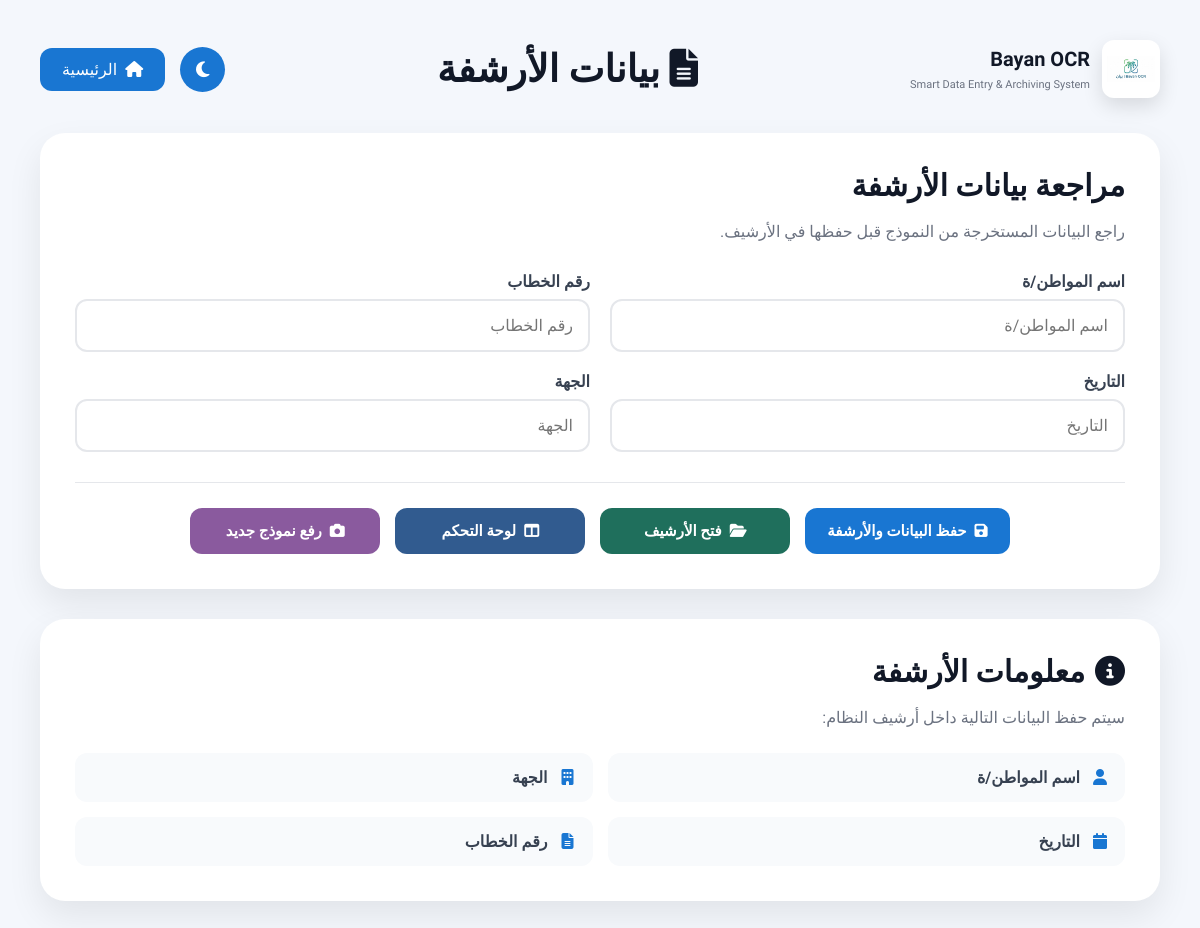
The app's page /result?id=39, older data.
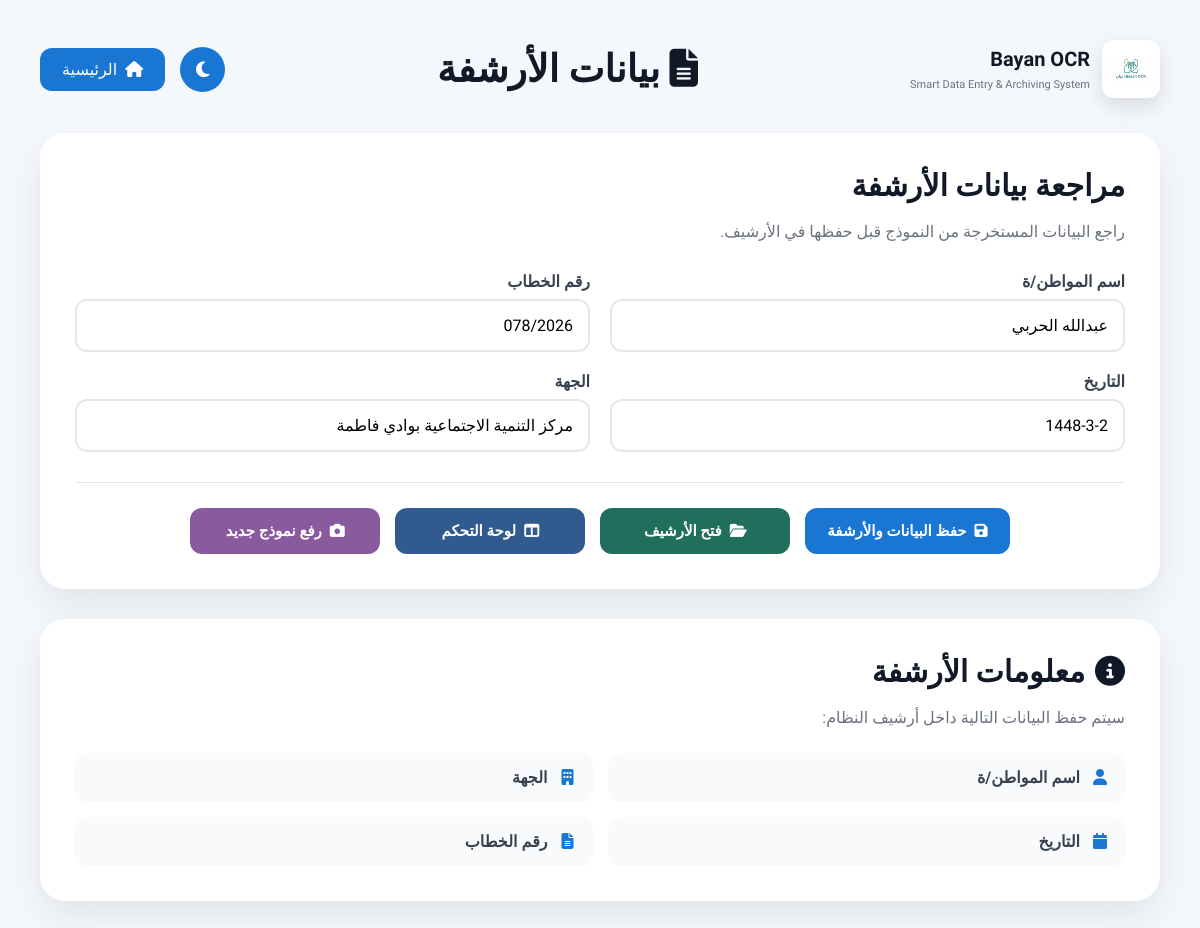
The same page, newer data.
### tables this page shows
CREATE TABLE archive(

        id INTEGER PRIMARY KEY AUTOINCREMENT,

        client_name TEXT,

        identity_number TEXT,

        phone TEXT,

        letter_number TEXT,

        archive_number TEXT,

        date TEXT,

        organization TEXT,

        assistance_type TEXT,

        created_at TIMESTAMP DEFAULT CURRENT_TIMESTAMP

    );

### app.py (the view)
@app.route("/result")
def result():
    record_id = request.args.get("id")
    record = None
    if record_id:
        record = get_record(
            record_id
        )
    return render_template(
    "result.html",
    data=record,
    image=request.args.get("image")
)

### database.py (called while the page is built)
def get_connection():
    conn = sqlite3.connect(DATABASE)
    conn.row_factory = sqlite3.Row
    return conn

def get_record(record_id):
    conn = get_connection()
    cursor = conn.cursor()
    cursor.execute("""
        SELECT *
        FROM archive
        WHERE id = ?
    """, (record_id,))
    row = cursor.fetchone()
    conn.close()
    return row

### templates/result.html (shortened to what this page needs)
<!DOCTYPE html>
<html lang="ar" dir="rtl">
<head>
<link rel="stylesheet"
      href="{{ url_for('static', filename='css/responsive.css') }}">
    <link rel="stylesheet"
          href="{{ url_for('static', filename='css/result.css') }}">
    <link rel="stylesheet"
          href="https://cdnjs.cloudflare.com/ajax/libs/font-awesome/6.6.0/css/all.min.css">
</head>
<body>
<div class="container">
    <div class="top">
        <div class="logo">
            <img id="logo"
                 src="{{ url_for('static', filename='images/logo.jpg') }}"
                 alt="Bayan OCR"
                 class="page-logo">
            <div class="logo-text">
                <h2>Bayan OCR</h2>
                <small>
                    Smart Data Entry & Archiving System
                </small>
            </div>
        </div>
        <h1>
            <i class="fa-solid fa-file-lines"></i>
            بيانات الأرشفة
        </h1>
        <div class="buttons">
            <button id="dark"
                    type="button">
                <i class="fa-solid fa-moon"></i>
            </button>
            <a href="/dashboard">
                <i class="fa-solid fa-house"></i>
                الرئيسية
            </a>
        </div>
    </div>
    <div class="card">
        <h2>
            مراجعة بيانات الأرشفة
        </h2>
        <p class="description">
            راجع البيانات المستخرجة من النموذج قبل حفظها في الأرشيف.
        </p>
        <form id="resultForm">
            <div class="grid">
                <div class="input">
                    <label>
                        اسم المواطن/ة
                    </label>
                    <input
                        type="text"
                        id="client_name"
                        name="client_name"
                        value="{{ data.client_name if data else '' }}"
                        placeholder="اسم المواطن/ة"
                        required>
                </div>
                <div class="input">
                    <label>
                        رقم الخطاب
                    </label>
                    <input
                        type="text"
                        id="letter_number"
                        name="letter_number"
                        value="{{ data.letter_number if data else '' }}"
                        placeholder="رقم الخطاب"
                        required>
                </div>
                <div class="input">
                    <label>
                        التاريخ
                    </label>
                    <input
                        type="text"
                        id="date"
                        name="date"
                        value="{{ data.date if data else '' }}"
                        placeholder="التاريخ"
                        required>
                </div>
                <div class="input">
                    <label>
                        الجهة
                    </label>
                    <input
                        type="text"
                        id="organization"
                        name="organization"
                        value="{{ data.organization if data else '' }}"
                        placeholder="الجهة"
                        required>
                </div>
            </div>
            <div class="actions">
                <button
                    type="submit"
                    class="save"
                    id="saveData">
                    <i class="fa-solid fa-floppy-disk"></i>
                    حفظ البيانات والأرشفة
                </button>
                <a
                    href="/archive"
                    class="word">
                    <i class="fa-solid fa-folder-open"></i>
                    فتح الأرشيف
                </a>
                <a
                    href="/dashboard"
                    class="dashboard-btn">
                    <i class="fa-solid fa-table-columns"></i>
                    لوحة التحكم
                </a>
                <a
                    href="/upload"
                    class="back">
                    <i class="fa-solid fa-camera"></i>
                    رفع نموذج جديد
                </a>
            </div>
        </form>
    </div>
    <div class="archive-card">
        <h2>
            <i class="fa-solid fa-circle-info"></i>
            معلومات الأرشفة
        </h2>
        <p>
            سيتم حفظ البيانات التالية داخل أرشيف النظام:
        </p>
        <ul>
            <li>
                <i class="fa-solid fa-user"></i>
                اسم المواطن/ة
            </li>
            <li>
                <i class="fa-solid fa-building"></i>
                الجهة
            </li>
            <li>
                <i class="fa-solid fa-calendar"></i>
                التاريخ
            </li>
            <li>
                <i class="fa-solid fa-file-lines"></i>
                رقم الخطاب
            </li>
        </ul>
    </div>
</div>
</body>
</html>

### static/css/responsive.css (style rules this page uses)
* { box-sizing: border-box; }
html, body { max-width: 100%; overflow-x: hidden; }
img { max-width: 100%; height: auto; }
input, select, textarea, button { max-width: 100%; }
.container { width: 100%; }

### static/css/result.css (style rules this page uses)
* { margin: 0; padding: 0; box-sizing: border-box; font-family: 'Cairo', sans-serif; }
body { background: #F4F7FC; padding: 40px; min-height: 100vh; color: #111827; }
.container { max-width: 1400px; margin: auto; }
.top { display: flex; justify-content: space-between; align-items: center; gap: 25px; margin-bottom: 35px; }
.top h1 { font-size: 38px; color: #111827; font-weight: 800; }
.logo { display: flex; align-items: center; gap: 12px; }
.page-logo { width: 58px; height: 58px; object-fit: contain; border-radius: 12px; background: #ffffff; padding: 5px; border: none; box-shadow: 0 8px 20px rgba(0,0,0,.12); transition: .3s; }
.logo-text h2 { font-size: 20px; color: #111827; margin-bottom: 2px; }
.logo-text small { font-size: 11px; color: #6B7280; }
.buttons { display: flex; gap: 15px; align-items: center; }
#dark { width: 45px; height: 45px; border: none; border-radius: 50%; background: #1976D2; color: white; cursor: pointer; font-size: 18px; transition: .3s; }
.buttons a { display: flex; align-items: center; gap: 8px; text-decoration: none; background: #1976D2; color: white; padding: 12px 22px; border-radius: 12px; transition: .3s; }
.card, .archive-card { background: white; padding: 35px; border-radius: 25px; box-shadow: 0 15px 35px rgba(0, 0, 0, .08); margin-bottom: 30px; }
.card h2, .archive-card h2 { font-size: 30px; margin-bottom: 15px; color: #111827; }
.description { color: #6B7280; margin-bottom: 25px; line-height: 1.8; }
.grid { display: grid; grid-template-columns: repeat(2, 1fr); gap: 20px; }
.input { display: flex; flex-direction: column; }
.input label { margin-bottom: 8px; font-weight: bold; color: #374151; }
.input input, .input select, .input textarea { width: 100%; padding: 15px; border: 2px solid #E5E7EB; border-radius: 12px; font-size: 16px; outline: none; background: white; transition: .3s; }
.actions { display: flex; justify-content: center; align-items: center; flex-wrap: wrap; gap: 15px; margin-top: 30px; padding-top: 25px; border-top: 1px solid #E5E7EB; }
.actions button, .actions a { display: inline-flex; align-items: center; justify-content: center; gap: 8px; min-width: 190px; padding: 14px 22px; border: none; border-radius: 12px; font-family: 'Cairo', sans-serif; font-size: 15px; font-weight: 700; text-decoration: none; cursor: pointer; transition: transform .2s ease, box-shadow .2s ease, background .2s ease; }
.actions .save { background: #1976D2; color: white; }
.actions .word { background: #1F6F5C; color: white; }
.actions .dashboard-btn { background: #315B8F; color: white; }
.actions .back { background: #8A5A9E; color: white; }
.archive-card h2 { display: flex; align-items: center; gap: 10px; }
.archive-card p { color: #6B7280; margin-bottom: 20px; line-height: 1.8; }
.archive-card ul { list-style: none; display: grid; grid-template-columns: repeat(2, 1fr); gap: 15px; }
.archive-card li { display: flex; align-items: center; gap: 10px; padding: 15px; background: #F8FAFC; border-radius: 12px; color: #374151; font-weight: 600; }
.archive-card li i { color: #1976D2; width: 20px; text-align: center; }
.card, .archive-card { animation: fadeUp .6s ease; }

Row changes from the older to the newer data that the page shows:
added archive: client_name "عبدالله الحربي", letter_number "078/2026", date "1448-3-2", organization "مركز التنمية الاجتماعية بوادي فاطمة"
